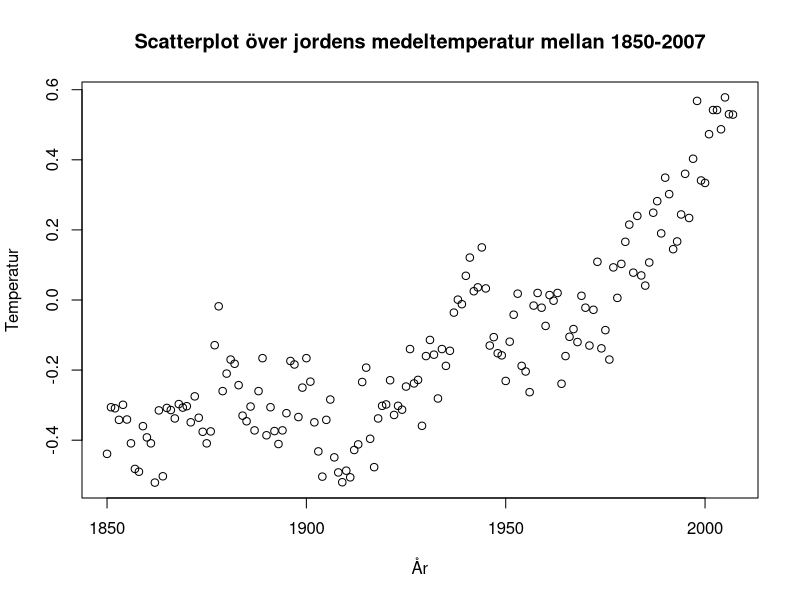
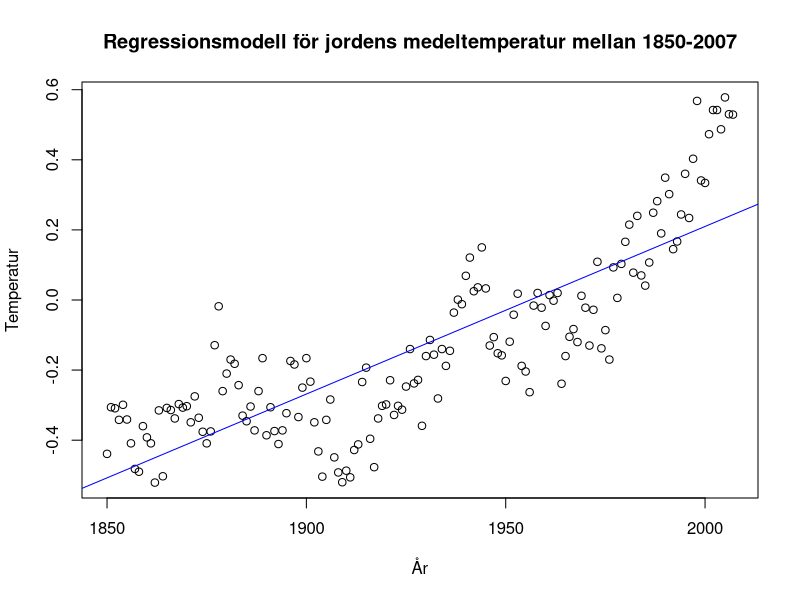
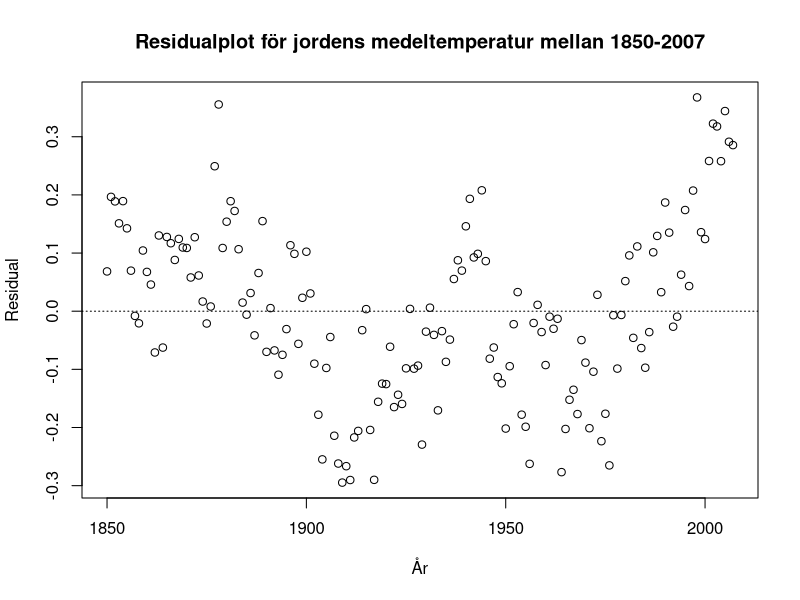
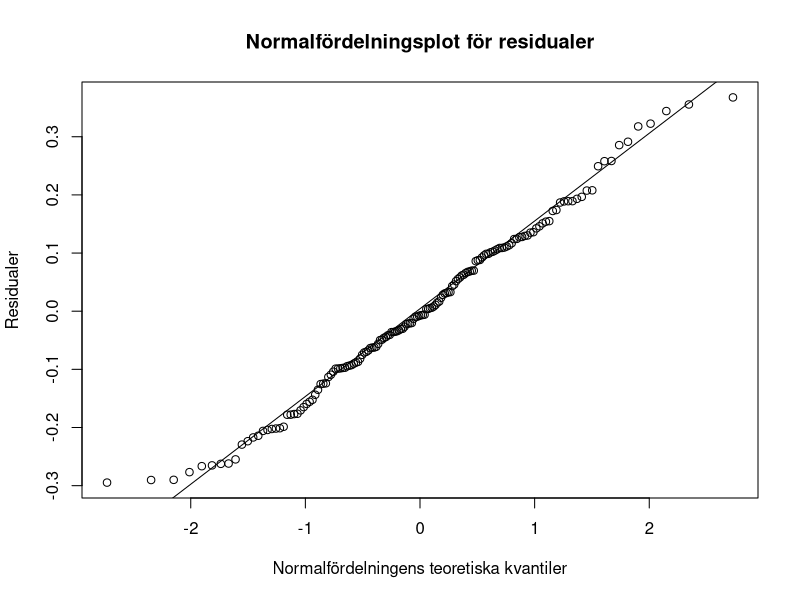
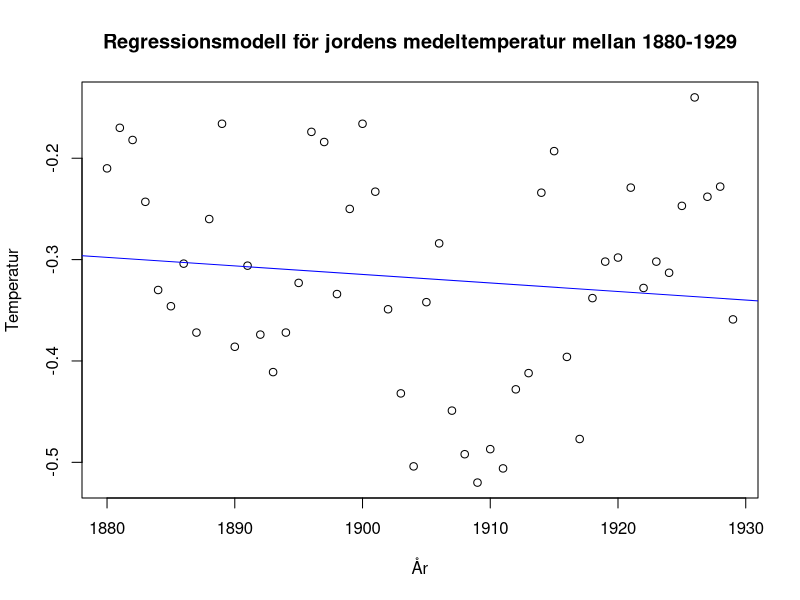
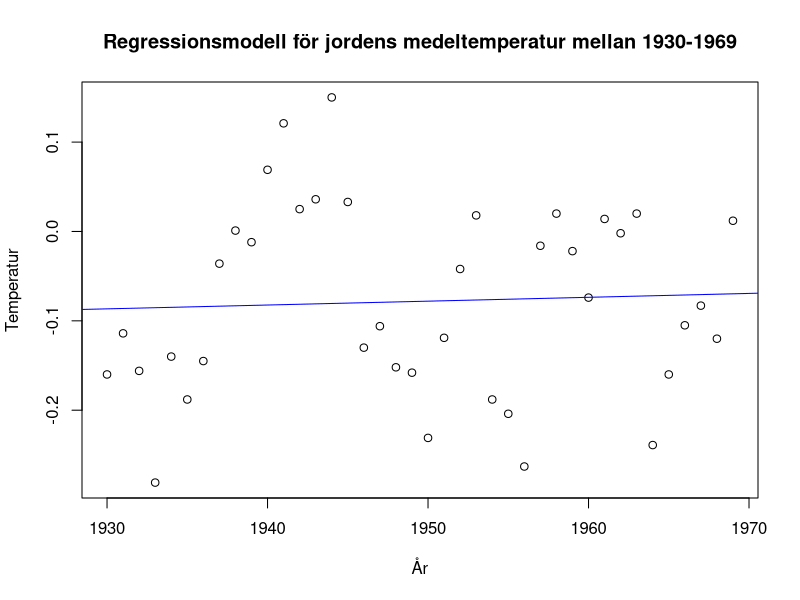
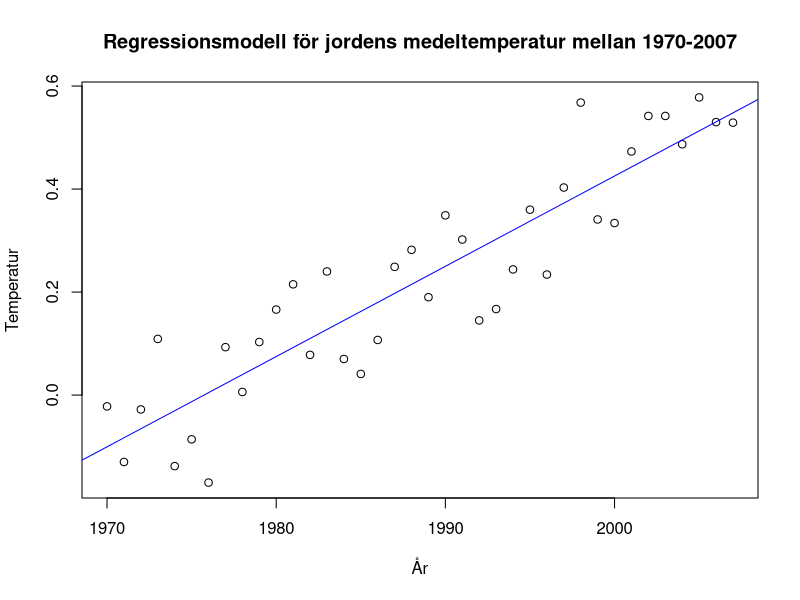

Reproduce these figures in R, in order. (Note: this script raises an error after producing the figures.)
## ---- chunk 1
df <- read.csv("temperatur.csv", header = TRUE)
plot(df$år, df$temperatur, xlab = "År", ylab = "Temperatur",main = 'Scatterplot över jordens medeltemperatur mellan 1850-2007')
## ---- chunk 2
df <- read.csv("temperatur.csv", header = TRUE)
modell <- lm(temperatur ~ år, data = df)
summary(modell)
plot(df$år, df$temperatur, xlab = "År", ylab = "Temperatur",main = 'Regressionsmodell för jordens medeltemperatur mellan 1850-2007')
abline(modell, col = "blue")
## ---- chunk 3
residual <- modell$residuals
plot(df$år, residual, xlab ="År", ylab="Residual", main = 'Residualplot för jordens medeltemperatur mellan 1850-2007')
abline(a = 0, b = 0, lty = "dotted")
## ---- chunk 4
qqnorm(residual,main = 'Normalfördelningsplot för residualer',xlab = 'Normalfördelningens teoretiska kvantiler', ylab = 'Residualer')
qqline(residual)
## ---- chunk 5
df1 <- subset(df, år >= 1880 & år <=1929)
modell1 <- lm(temperatur ~ år, data = df1)
summary(modell1)
plot(df1$år, df1$temperatur, xlab = "År", ylab = "Temperatur",main = 'Regressionsmodell för jordens medeltemperatur mellan 1880-1929')
abline(modell1, col = "blue")
## ---- chunk 6
df2 <- subset(df, år >= 1930 & år <=1969)
modell2 <- lm(temperatur ~  år, data = df2)
summary(modell2)
plot(df2$år, df2$temperatur, xlab = "År", ylab = "Temperatur",main = 'Regressionsmodell för jordens medeltemperatur mellan 1930-1969')
abline(modell2, col = "blue")
## ---- chunk 7
df3 <- subset(df, år >= 1970 & år <=2007)
modell3 <- lm(temperatur ~ år, data = df3)
summary(modell3)
plot(df3$år, df3$temperatur, xlab = "År", ylab = "Temperatur",main = 'Regressionsmodell för jordens medeltemperatur mellan 1970-2007')
abline(modell3, col = "blue")
## ---- chunk 8
p_value <- summary(modell3)$coefficients[2, 4]
print(p_value/2)
## ---- chunk 9
df_test <- read.csv("temperatur_test.csv", header = TRUE)
y_actual<- df_test$temperatur
y_pred <- pred[,1]
pred <- predict(modell, newdata = df_test, interval = "predict")
mse <- function(y_actual, y_pred){
diff <- y_actual - y_pred
sqr_diff <- diff^2
mse <- mean(sqr_diff)
return(mse)}
model_mse <- mse(y_actual,y_pred)
model_rmse1 = sqrt(model_mse)
print(paste('RMSE:',model_rmse1))
## ---- chunk 10
df_test <- read.csv("temperatur_test.csv", header = TRUE)
y_actual<- df_test$temperatur
pred <- predict(modell3, newdata = df_test, interval = "predict")
y_pred <- pred[,1]
mse <- function(y_actual, y_pred){
diff <- y_actual - y_pred
sqr_diff <- diff^2
mse <- mean(sqr_diff)
return(mse)}
model_mse <- mse(y_actual,y_pred)
model_rmse2 = sqrt(model_mse)
print(paste('RMSE:',model_rmse2))
## ---- chunk 11
df_test <- read.csv("temperatur_test.csv", header = TRUE)
y_actual<- df3$temperatur
pred <- predict(modell, newdata = df3, interval = "predict")
y_pred <- pred[,1]
mse <- function(y_actual, y_pred){
diff <- y_actual - y_pred
sqr_diff <- diff^2
mse <- mean(sqr_diff)
return(mse)}
model_mse <- mse(y_actual,y_pred)
model_rmse3 = sqrt(model_mse)
print(paste('RMSE:',model_rmse3))
## ---- chunk 12
df_test <- read.csv("temperatur_test.csv", header = TRUE)
y_actual<- df3$temperatur
pred <- predict(modell3, newdata = df3, interval = "predict")
y_pred <- pred[,1]
mse <- function(y_actual, y_pred){
diff <- y_actual - y_pred
sqr_diff <- diff^2
mse <- mean(sqr_diff)
return(mse)}
model_mse <- mse(y_actual,y_pred)
model_rmse4 = sqrt(model_mse)
print(paste('RMSE:',model_rmse4))
## ---- chunk 13
rmse_table <- data.frame(
  Prediktionsintervall = c("2008–2022", "2008-2022", 
            "1970-2007", "1970–2007"),
  Modell = c("1850-2007", "1970-2007", 
            "1850-2007", "1970-2007"),
  RMSE = round(c(model_rmse1, model_rmse2, 
           model_rmse3, model_rmse4),5))
knitr::kable(rmse_table, caption = "RMSE-värden för modeller")
## ---- chunk 14
y_pred <- pred[,1]
interval_lower <- pred[,2]
interval_upper <- pred[,3]
plot(df_test$år,y_pred,xlab = 'År',ylab = 'Förväntad temperatur',ylim = c(-0.5,1))
lines(df_test$år,interval_lower, col = 'red',lty = 'dashed')
lines(df_test$år,interval_upper,col = 'red', lty = 'dashed')
abline(modell, col = 'blue')
residualer <- df_test$temperatur - pred
rmse <- sqrt(mean(residualer^2))
## ---- chunk 15
plot(df_test$år, y_pred_3, xlab = "År", ylab = "Förväntad temperatur", ylim = c(0,1.5))
points(df_test$år, df_test$temperatur, pch = 16, col = "black")
lines(df_test$år,interval_lower, col = "red", lty = "dashed")
lines(df_test$år, interval_upper, col = "red", lty = "dashed")
abline(modell3, col = "blue")
